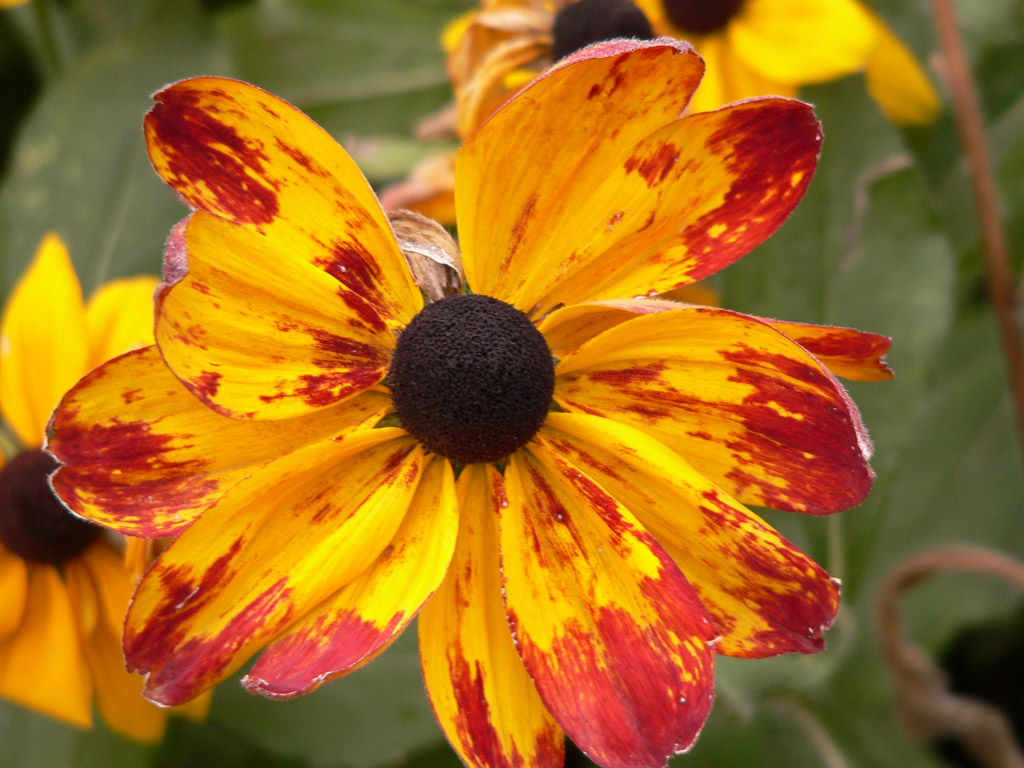
#> input picture flower.jpg, 1024 x 768 px
$ jupyter execute 'K-Means - Dominant Color.ipynb'
#> lines starting #> are read from the running program, lines starting #| are printed output that depends on the picture
# Dominant Color Extraction And Image Segmentation

--> Importing necessary libraries

[cell 1]
import cv2
import matplotlib.pyplot as plt
from sklearn.cluster import KMeans
import numpy as np

--> Importing the image and plotting it

[cell 2]
img = cv2.imread("flower.jpg")
#> img is the input picture: shape (768, 1024, 3); mean B, G, R 28.4, 108.7, 165.3
img = cv2.cvtColor(img,cv2.COLOR_BGR2RGB)
orshape=img.shape
#> orshape = (768, 1024, 3)
print(img.shape)
#| (768, 1024, 3)

[cell 3]
plt.imshow(img)
plt.show()

--> flattening the image

[cell 4]
all_pixels = img.reshape((-1,3))
print(all_pixels.shape)
#| (786432, 3)

--> Choosing the number of clusters and applying the KMeans theorem

    (here we are choosing number of clusters to be 4)

[cell 5]
dom_col = 4

km = KMeans(n_clusters=dom_col)
km.fit(all_pixels)

-->  Resultant dominant coors

[cell 6]
centers = np.array(km.cluster_centers_,dtype='uint8')
print(centers)

--> Displaying the dominant colors

[cell 7]
i=1
plt.figure(0)

colors = []
for each_col in centers:
    plt.subplot(1,4,i)
    plt.axis("off")
    i+=1

    colors.append(each_col)
    a = np.zeros((100,100,3),dtype='uint8')
    a[:,:,:] = each_col
    plt.imshow(a)
plt.show()
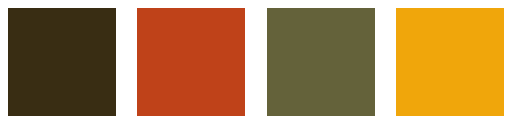
#> figure drawn by matplotlib, 4 panels

# Segmentation

-->Taking a new array object

[cell 8]
new_img = np.zeros((768*1024,3),dtype='uint8')
print(new_img.shape)

[cell 9]
colors

--> Assigning the nearest color to every pixel of the image

[cell 10]
for ix in range(new_img.shape[0]):
    new_img[ix] = colors[km.labels_[ix]]

--> Displaying the resultant image

[cell 11]
new_img = new_img.reshape((orshape))
plt.imshow(new_img)
plt.show()
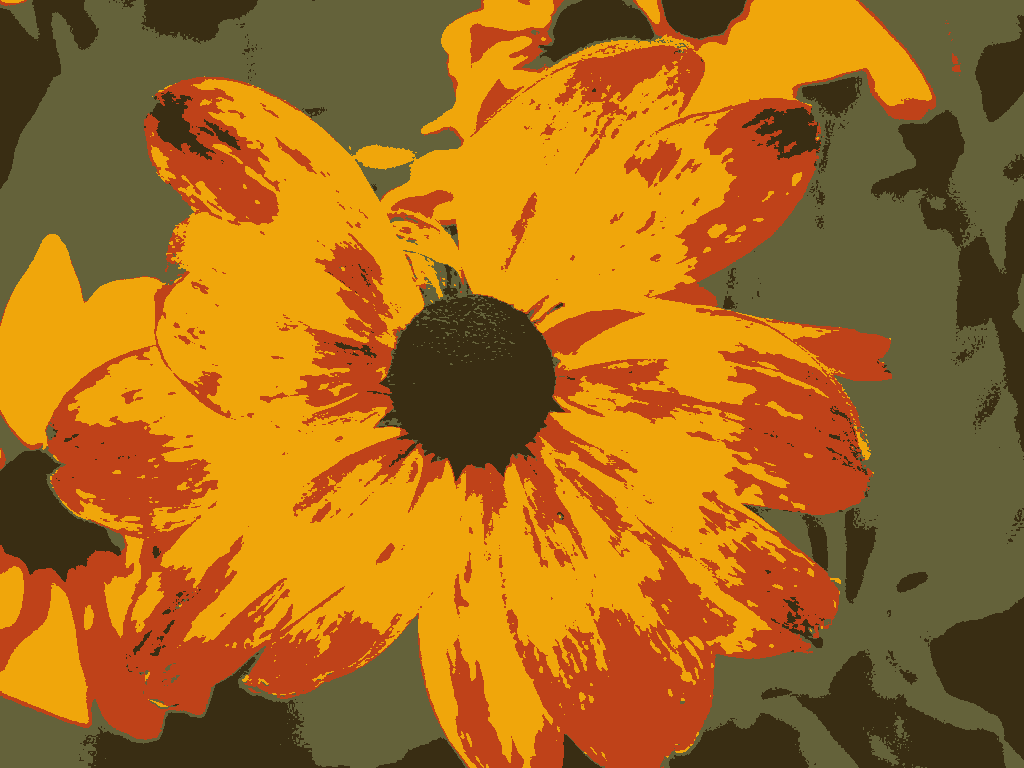
#> shown: shape (768, 1024, 3); mean R, G, B 164.9, 107.9, 27.8
